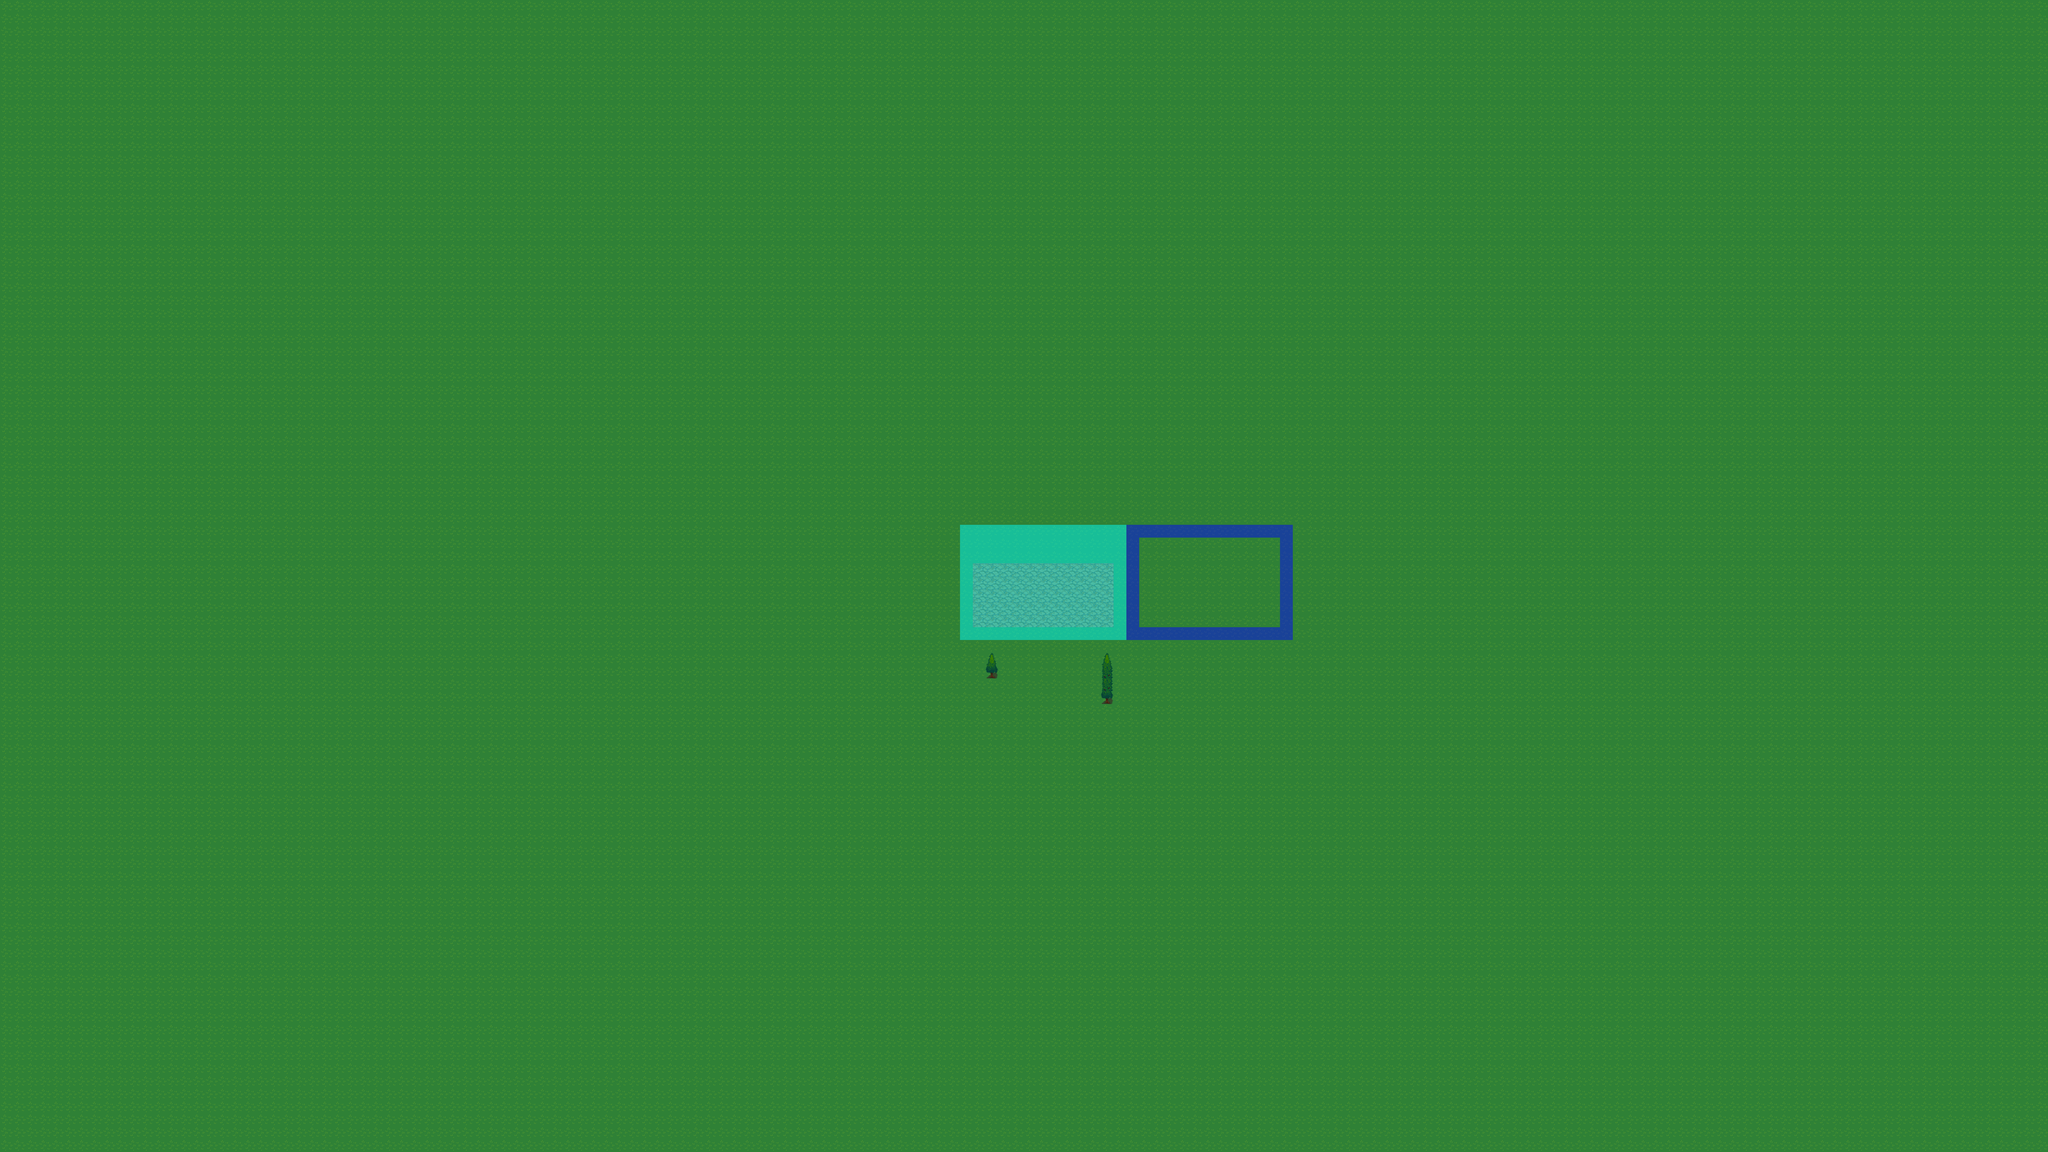

This game map was drawn from its Tiled (.tmx) file and the tilesets committed beside it. A one-line description and the trimmed map source follow:
An orthogonal 160x90 tile map with 32x32 px tiles, 3 tile layers (ground, obstacles, module_view), 3 tilesets and 13 objects (3x sub_map, 3x door, player_spawn).

<map version="1.0" orientation="orthogonal" renderorder="right-down" width="160" height="90" tilewidth="32" tileheight="32" nextobjectid="40">
 <tileset firstgid="1" name="forest_tiles" tilewidth="32" tileheight="32">
  <image source="../res/img/tiles/forest_tiles.png" width="512" height="512" />
 </tileset>
 <tileset firstgid="257" name="PathAndObjects_0" tilewidth="32" tileheight="32">
  <image source="../res/img/tiles/PathAndObjects_0.png" width="512" height="512" />
 </tileset>
 <tileset firstgid="513" name="colors" tilewidth="32" tileheight="32">
  <image source="../res/img/tiles/colors.png" width="192" height="224" />
 </tileset>
 <layer name="ground" width="160" height="90">
  <data>[14400 cells, 14400 non-empty, 2 distinct tile ids]</data>
 </layer>
 <layer name="obstacles" width="160" height="90">
  <data>[14400 cells, 6 non-empty, 3 distinct tile ids]</data>
 </layer>
 <objectgroup name="objects">
  <object id="15" name="home0" type="sub_map" gid="543" x="2400" y="1344" width="32" height="32">
   <properties>
    <property name="id" value="0" />
    <property name="sub_map" value="house0_f0" />
   </properties>
  </object>
  <object id="18" name="home0_door" type="door" gid="543" x="2592" y="1536" width="32" height="32">
   <properties>
    <property name="id" value="0" />
    <property name="parent" value="home0" />
    <property name="sprite" value="door" />
   </properties>
  </object>
  <object id="19" name="spawn" type="player_spawn" gid="525" x="2592" y="1728" width="32" height="32" />
  <object id="36" name="home1" type="sub_map" gid="543" x="2816" y="1344" width="32" height="32">
   <properties>
    <property name="id" value="1" />
    <property name="sub_map" value="house0_f0" />
   </properties>
  </object>
  <object id="37" name="home1_door" type="door" gid="543" x="3008" y="1536" width="32" height="32">
   <properties>
    <property name="id" value="1" />
    <property name="parent" value="home1" />
    <property name="sprite" value="door" />
   </properties>
  </object>
  <object id="38" name="home2" type="sub_map" gid="543" x="3232" y="1344" width="32" height="32">
   <properties>
    <property name="id" value="2" />
    <property name="sub_map" value="house0_f0" />
   </properties>
  </object>
  <object id="39" name="home2_door" type="door" gid="543" x="3424" y="1536" width="32" height="32">
   <properties>
    <property name="id" value="2" />
    <property name="parent" value="home2" />
    <property name="sprite" value="door" />
   </properties>
  </object>
 </objectgroup>
 <layer name="module_view" width="160" height="90" opacity="0.49">
  <data>[14400 cells, 157 non-empty, 2 distinct tile ids]</data>
 </layer>
 <objectgroup name="collision" opacity="0.56">
  <object id="25" gid="516" x="2752" y="1728" width="32" height="32">
   <properties>
    <property name="height" value="32" />
    <property name="width" value="32" />
   </properties>
  </object>
  <object id="31" gid="516" x="2752" y="1664" width="32" height="32">
   <properties>
    <property name="height" value="32" />
    <property name="width" value="32" />
   </properties>
  </object>
  <object id="32" gid="516" x="2752" y="1696" width="32" height="32">
   <properties>
    <property name="height" value="32" />
    <property name="width" value="32" />
   </properties>
  </object>
  <object id="33" gid="516" x="2752" y="1760" width="32" height="32">
   <properties>
    <property name="height" value="32" />
    <property name="width" value="32" />
   </properties>
  </object>
  <object id="34" gid="516" x="2464" y="1664" width="32" height="32">
   <properties>
    <property name="height" value="32" />
    <property name="width" value="32" />
   </properties>
  </object>
  <object id="35" gid="516" x="2464" y="1696" width="32" height="32">
   <properties>
    <property name="height" value="32" />
    <property name="width" value="32" />
   </properties>
  </object>
 </objectgroup>
</map>
